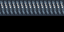

Below is a game level as drawn by its tile map, then a one-line description and the .tmx file that defines it, in full:
An orthogonal 4x2 tile map with 16x16 px tiles, 1 tile layer (Tile Layer 1).

<map version="1.9" tiledversion="1.9.0" orientation="orthogonal" renderorder="right-down" width="4" height="2" tilewidth="16" tileheight="16" infinite="0" nextlayerid="2" nextobjectid="1">
 <tileset firstgid="1" source="NoahsPark.tsx" />
 <layer id="1" name="Tile Layer 1" width="4" height="2">
  <data encoding="csv">
1002,1002,1002,1002,
767,767,767,767
</data>
 </layer>
</map>
